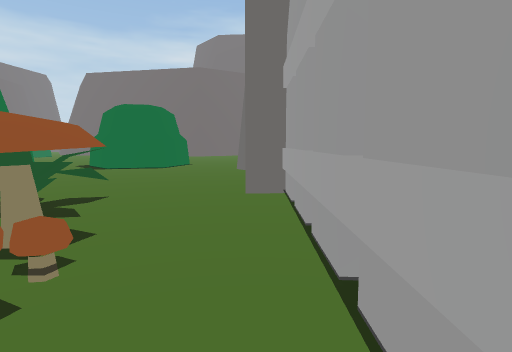
[1] (above)

17 first-person views from a walk through a Unity game level. The camera is 1.4 m above the floor, tilts 6° down and sees 80° across. The floor is counted in squares, 2 m on a side. Each view is taken from the middle of a square. On the plan, view 1 faces up. The plan holds only what a view shows up to about 10 squares ahead; the rest is blank. The place goes on beyond the plan. Some animated figures are not drawn. Some surface patterns are stand-ins.

[2]
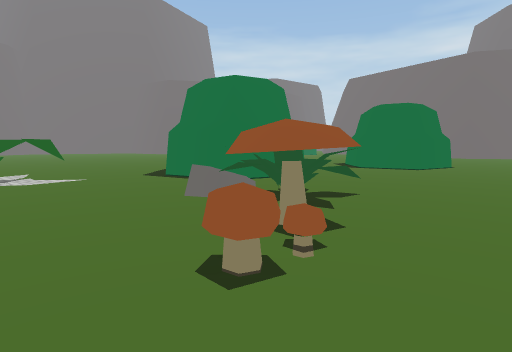

[3]
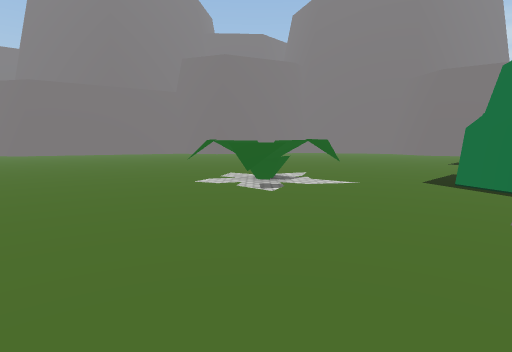

[4]
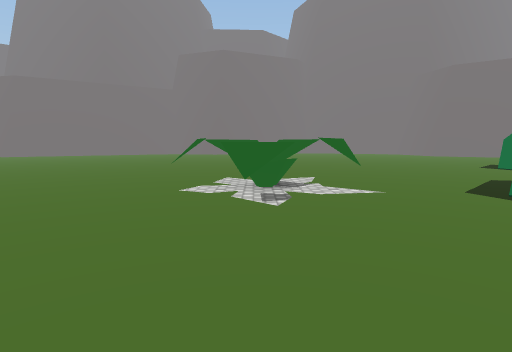

[5]
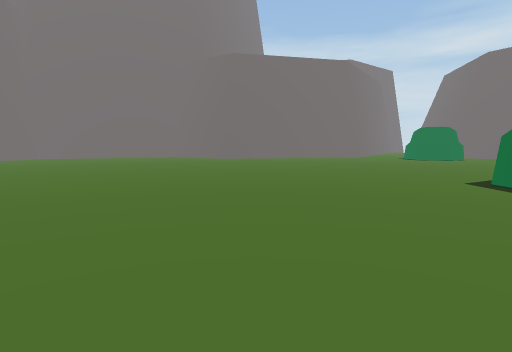

[6]
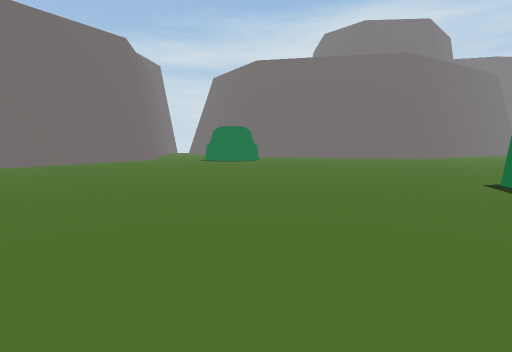

[7]
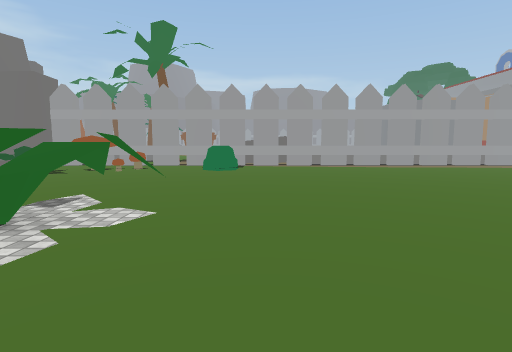

[8]
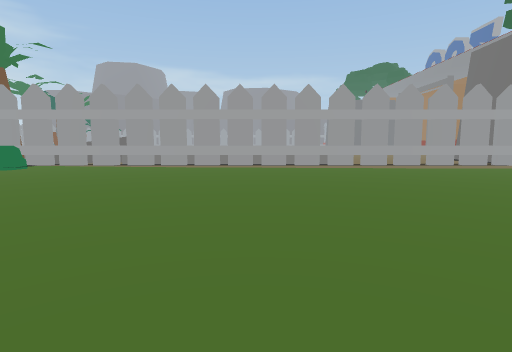

[9]
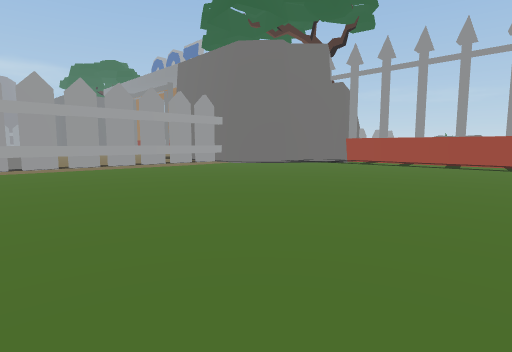

[10]
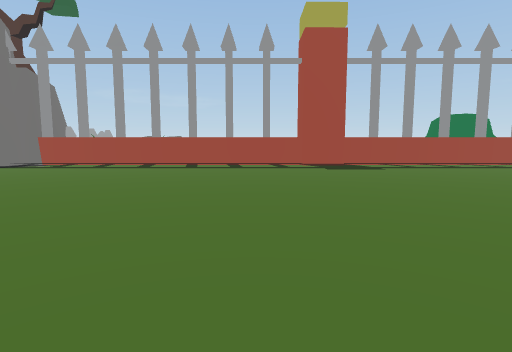

[11]
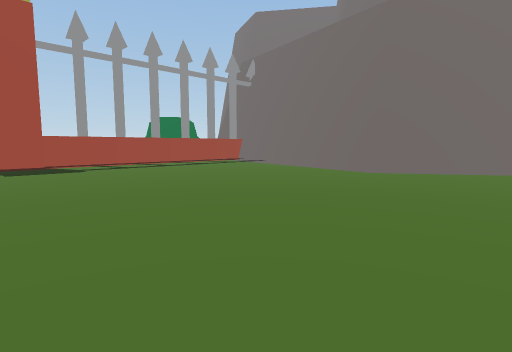

[12]
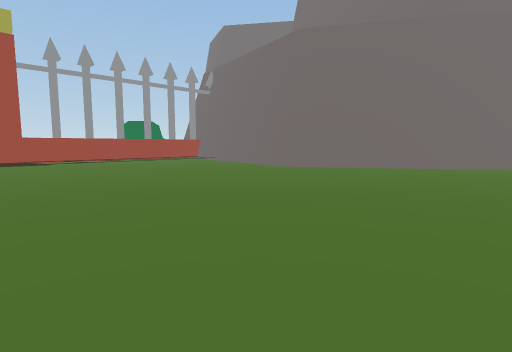

[13]
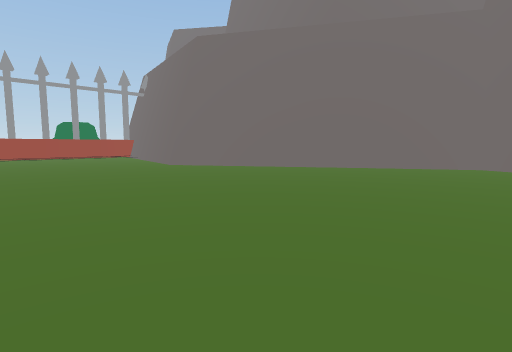

[14]
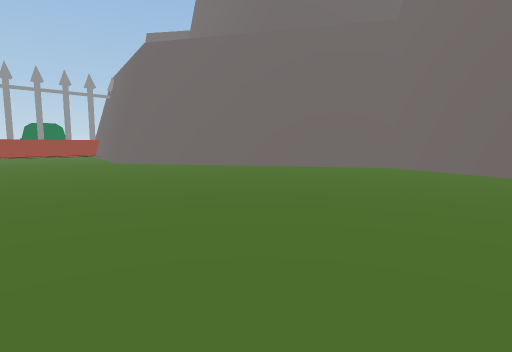

[15]
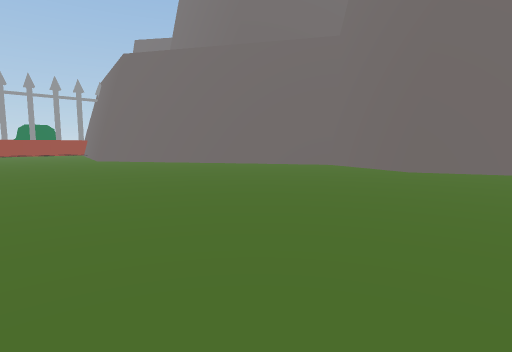

[16]
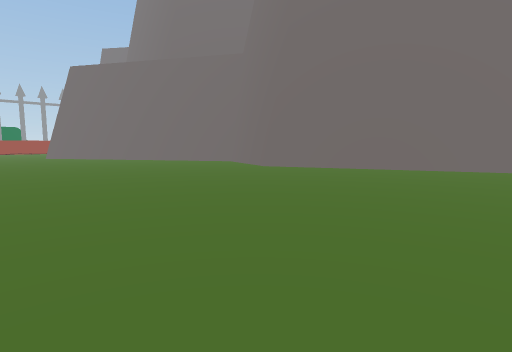

[17]
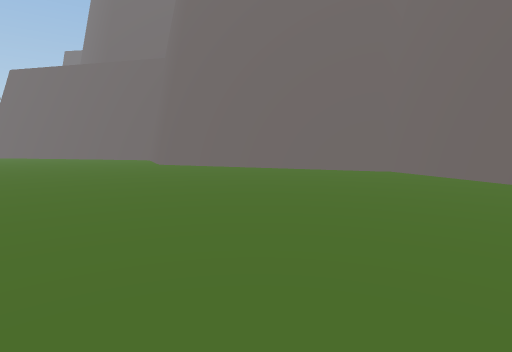

### Floor plan
Key: @ floor where view 1 was taken; # wall or solid block; x gap in a wall; . main floor; : floor 0.25 m higher than the main floor; / step, stairs or slope; = window, fence, low wall or low ledge; ^ raised ledge; O other object.
Columns run from 25 left of view 1 to 1 right of it. Each row starts with its distance up from view 1.
 13        #..............
 12        #.............. ..
 11        ............... ..
 10         .............  ..
  9          ................#
  8           ......... .....#
  7    ................ ..OO.
  6 ##...............OO  .OO.
  5 #................OO  #...##
  4 #................./#=#.=..#
  3 #..................///##..#
  2 ##.....................##.#
  1  #......... ......OO....#.#
  0  #..........   ..OOO.....@#
 -1  ##......... .....O.....^^^
 -2   #......... .............#
 -3   #......... .............#
 -4   #.......................^
 -5   #.......................^
 -6   #.......................^
 -7   #.......................^
 -8   ##........... ..........^
 -9    ##.......... ..........^
-10     #.....................^
-11     ##....................x
-12      ##...................x
-13       #...................x
-14       #...................x
-15       #...................x
-16       #.................  x
-17        .....//.........
-18         /////://///////
-19        //////:////////:=
-20        #################

Positions as (right, up) in squares from view 1, and headings:
1: (0, 0), facing up
2: (0, 0), facing up-left
3: (-1, 0), facing left
4: (-2, 0), facing left
5: (-8, 1), facing up-left
6: (-11, 3), facing up
7: (-9, -2), facing right
8: (-9, -8), facing right
9: (-9, -9), facing down-right
10: (-10, -10), facing down
11: (-11, -10), facing down-left
12: (-11, -7), facing down-left
13: (-13, -4), facing down-left
14: (-14, -2), facing down-left
15: (-14, 0), facing down-left
16: (-15, 4), facing down-left
17: (-17, 7), facing down-left
